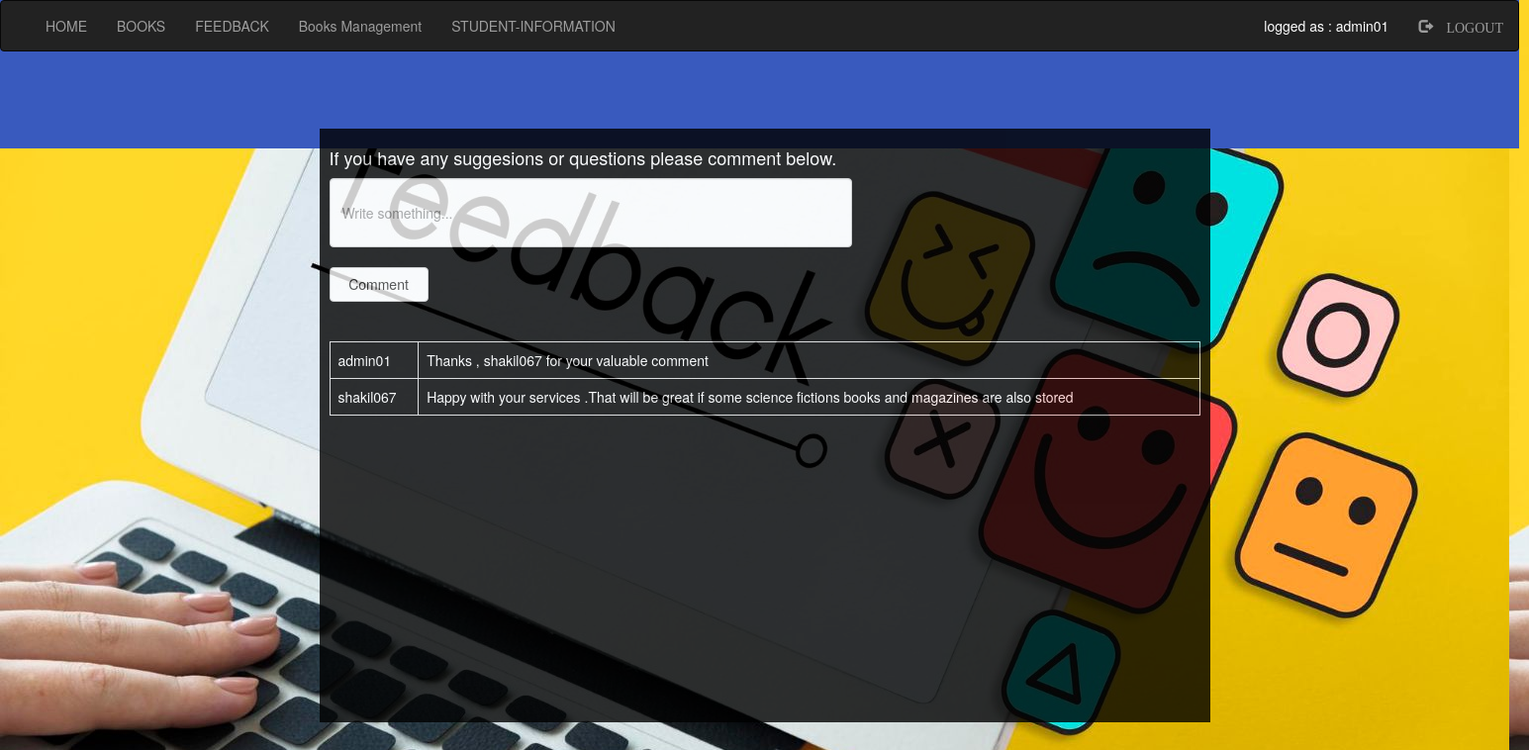
/admin/Feedback.php (signed in), run on the app's committed database.
### tables this page shows
CREATE TABLE `comments` (
  `id` int(15) NOT NULL,
  `username` varchar(50) NOT NULL,
  `comment` varchar(500) NOT NULL
);

### admin/Feedback.php (the view, shortened to what this page needs)
<?php
  include "navbaradmin.php";
  include "connection.php";
?>
<!DOCTYPE html>
<html>
<head>
	<link rel="stylesheet" type="text/css" href="style.css">
    <link rel="stylesheet" href="https://maxcdn.bootstrapcdn.com/bootstrap/3.3.7/css/bootstrap.min.css">
</head>
<body>
	<div class="wrapper">
		<h4>If you have any suggesions or questions please comment below.</h4>
		<form style="" action="" method="post">
			<input class="form-control" type="text" name="comment" placeholder="Write something..."><br>
			<input class="btn btn-default" type="submit" name="submit" value="Comment" style="width: 100px; height: 35px;">
		</form>
<br><br>
	<div class="scroll">
	<?php
if(isset($_SESSION['login_admin']))
{
	if(isset($_POST['submit']))
	{
		$sql="INSERT INTO `comments` VALUES('', '$_SESSION[login_admin]', '$_POST[comment]');";
		if(mysqli_query($db,$sql))
		{
			$q="SELECT * FROM `comments` ORDER BY `comments`.`id` DESC";
			$res=mysqli_query($db,$q);
		echo "<table class='table table-bordered'>";
			while ($row=mysqli_fetch_assoc($res))
			{
				echo "<tr>";
					echo "<td>"; echo $row['username']; echo "</td>";
					echo "<td>"; echo $row['comment']; echo "</td>";
				echo "</tr>";
			}
		echo "</table>";
		}
	}
	else
	{
		$q="SELECT * FROM `comments` ORDER BY `comments`.`id` DESC";
			$res=mysqli_query($db,$q);
		echo "<table class='table table-bordered'>";
			while ($row=mysqli_fetch_assoc($res))
			{
				echo "<tr>";
					echo "<td>"; echo $row['username']; echo "</td>";
					echo "<td>"; echo $row['comment']; echo "</td>";
				echo "</tr>";
			}
		echo "</table>";
	}
}
else{
?>
<div class="alert alert-danger" style="width: 500px; position:float ; margin :350 px; background-color: #de1313; color: white;opcity:.1;">
<strong>Login first</strong>
</div>
<?php
}
?>
</div>
</div>
</body>
</html>

### admin/style.css (style rules this page uses)
html, body, div, span, object, iframe, h1, h2, h3, h4, h5, h6, p, blockquote, pre, abbr, address, cite, code, del, dfn, em, img, ins, kbd, q, samp, small, strong, sub, sup, var, b, i, dl, dt, dd, ol, ul, li, fieldset, form, label, legend, table, caption, tbody, tfoot, thead, tr, th, td, article, aside, canvas, details, figcaption, figure, footer, header, hgroup, menu, nav, section, summary, time, mark, audio, video { margin:0; padding:0; border:0; outline:0; font-size:100%; vertical-align:baseline; background:transparent; }
body { line-height:1; }
table { border-collapse:collapse; border-spacing:0; }
input, select { vertical-align:middle; }

### admin/Feedback.php (style rules this page uses)
body { background-image: url("images/feedback.jpeg"); }
.wrapper { padding: 10px; margin:-20px auto; width:900px; height: 600px; background-color: black; opacity: .8; color: white; }
.form-control { height: 70px; width: 60%; }
.scroll { width: 100%; height: 300px; overflow: auto; }

### data on the page
comments: username "admin01", comment "Thanks , shakil067 for your valuable comment"
comments: username "shakil067", comment "Happy with your services .That will be great if some science fictions books and magazines are also stored"

### other printed values
$_SESSION['login_admin'] "admin01"
